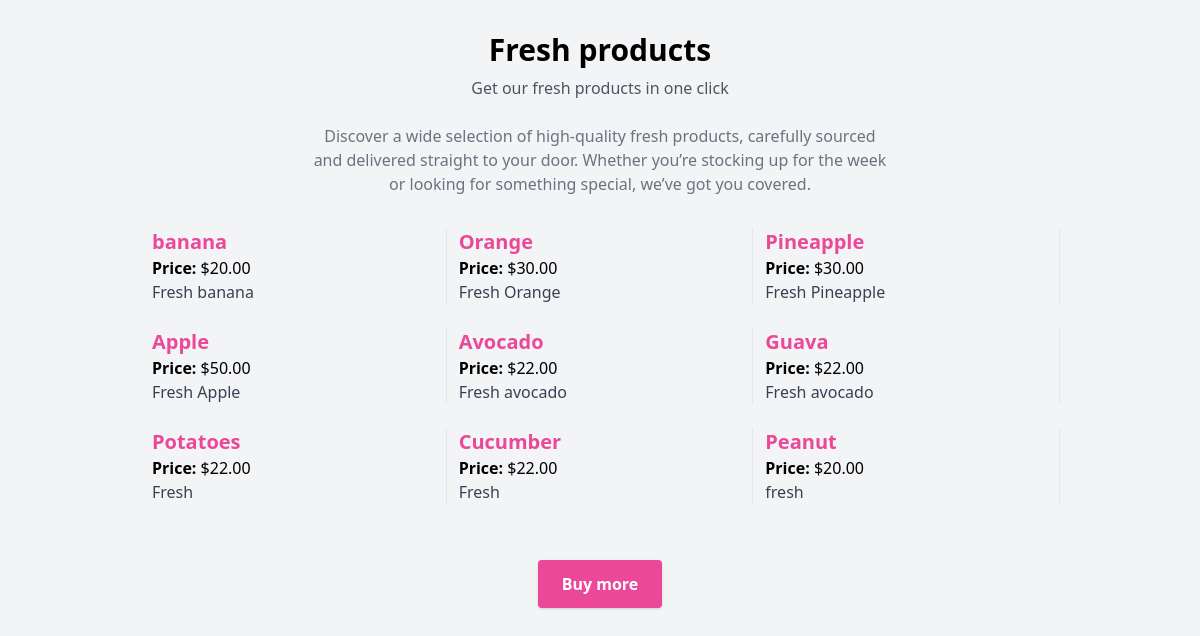
The app's page /catalogue/products/ with its own data.
### catalogue/models.py (models this page shows, shortened)
class Product(models.Model):
    name = models.CharField(max_length=50)
    description = models.TextField()
    tags = models.ManyToManyField(Tag, blank=True)
    price = models.DecimalField(max_digits=4, decimal_places=2)
    Subscription = models.OneToOneField(Subscription, null=True, on_delete=models.CASCADE)
    stock = models.PositiveIntegerField()
    Category = models.ForeignKey(Category, null=True, on_delete=models.PROTECT)

### catalogue/views.py (the view)
# urls.py: path('products/', list_products, name='list_products'),
def list_products(request):
    products = Product.objects.all()
    return render(request, 'catalogue/product.html', {'products': products})

### catalogue/templates/catalogue/product.html (shortened to what this page needs)
<!DOCTYPE html>
<html lang="en">
<head>
    <link href="https://cdn.jsdelivr.net/npm/tailwindcss@2.2.19/dist/tailwind.min.css" rel="stylesheet" />
</head>
<body class="bg-gray-100 p-8 flex justify-center">
    <div class="max-w-4xl w-full">
        <h1 class="text-3xl font-bold mb-2 text-center">Fresh products</h1>
        <p class="text-center text-gray-600 mb-6">Get our fresh products in one click</p>
        <p class="text-center text-gray-500 max-w-xl mx-auto mb-8">
            Discover a wide selection of high-quality fresh products, carefully sourced and delivered straight to your door. Whether you’re stocking up for the week or looking for something special, we’ve got you covered.
        </p>
        <ul class="flex flex-wrap -mx-3">
            {% for product in products %}
            <li class="w-full sm:w-1/2 md:w-1/3 px-3 mb-6 border-b md:border-b-0 md:border-r border-gray-200">
                <div>
                    <a href="{% url 'product_details' id=product.id %}" class="text-xl font-semibold text-pink-500 hover:underline">
                        {{ product.name }}
                    </a><br />
                    <span class="font-semibold">Price:</span> ${{ product.price }}<br />
                    <p class="text-gray-700">{{ product.description }}</p>
                </div>
            </li>
            {% empty %}
            <li>No products available.</li>
            {% endfor %}
        </ul>
        <div class="mt-8 text-center">
            <button class="bg-pink-500 hover:bg-pink-600 text-white font-semibold px-6 py-3 rounded shadow">
                Buy more
            </button>
        </div>
    </div>
</body>
</html>

### records on screen
Product: name "banana", price "20.00", description "Fresh banana"
Product: name "Orange", price "30.00", description "Fresh Orange"
Product: name "Pineapple", price "30.00", description "Fresh Pineapple"
Product: name "Apple", price "50.00", description "Fresh Apple"
Product: name "Avocado", price "22.00", description "Fresh avocado"
Product: name "Guava", price "22.00", description "Fresh avocado"
Product: name "Potatoes", price "22.00", description "Fresh"
Product: name "Cucumber", price "22.00", description "Fresh"
Product: name "Peanut", price "20.00", description "fresh"
